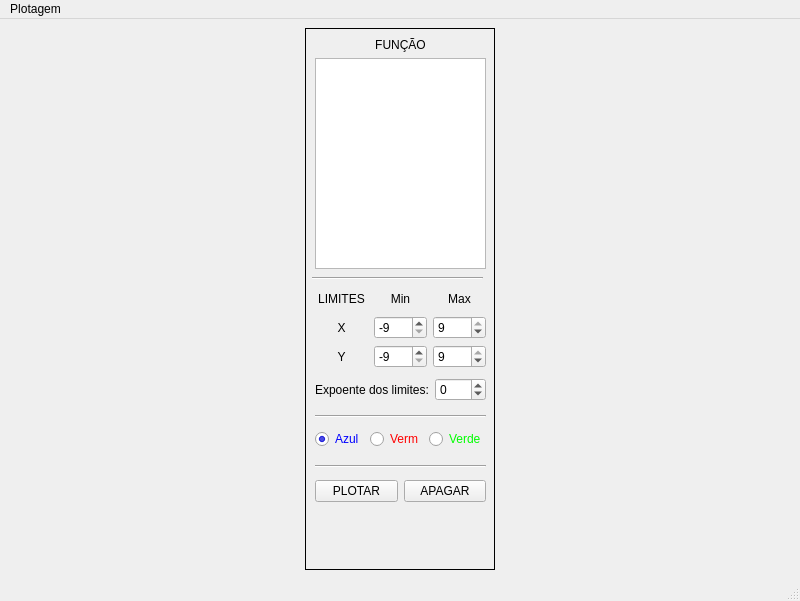
<?xml version="1.0" encoding="UTF-8"?>
<ui version="4.0">
 <class>MainPlotador</class>
 <widget class="QMainWindow" name="MainPlotador">
  <property name="geometry">
   <rect>
    <x>0</x>
    <y>0</y>
    <width>800</width>
    <height>601</height>
   </rect>
  </property>
  <property name="windowTitle">
   <string>Plotador de funções</string>
  </property>
  <widget class="QWidget" name="centralwidget">
   <layout class="QHBoxLayout" name="horizontalLayout">
    <item>
     <widget class="QFrame" name="frame">
      <property name="sizePolicy">
       <sizepolicy hsizetype="Fixed" vsizetype="MinimumExpanding">
        <horstretch>0</horstretch>
        <verstretch>0</verstretch>
       </sizepolicy>
      </property>
      <property name="minimumSize">
       <size>
        <width>190</width>
        <height>540</height>
       </size>
      </property>
      <property name="frameShape">
       <enum>QFrame::Shape::Box</enum>
      </property>
      <property name="frameShadow">
       <enum>QFrame::Shadow::Plain</enum>
      </property>
      <widget class="QWidget" name="verticalLayoutWidget">
       <property name="geometry">
        <rect>
         <x>10</x>
         <y>10</y>
         <width>171</width>
         <height>231</height>
        </rect>
       </property>
       <layout class="QVBoxLayout" name="layoutFuncao">
        <item>
         <widget class="QLabel" name="labelFuncao">
          <property name="text">
           <string>FUNÇÃO</string>
          </property>
          <property name="alignment">
           <set>Qt::AlignmentFlag::AlignCenter</set>
          </property>
         </widget>
        </item>
        <item>
         <widget class="QPlainTextEdit" name="textoFuncao">
          <property name="readOnly">
           <bool>true</bool>
          </property>
         </widget>
        </item>
       </layout>
      </widget>
      <widget class="Line" name="line1">
       <property name="geometry">
        <rect>
         <x>7</x>
         <y>240</y>
         <width>171</width>
         <height>20</height>
        </rect>
       </property>
       <property name="orientation">
        <enum>Qt::Orientation::Horizontal</enum>
       </property>
      </widget>
      <widget class="QWidget" name="gridLayoutWidget">
       <property name="geometry">
        <rect>
         <x>10</x>
         <y>260</y>
         <width>171</width>
         <height>80</height>
        </rect>
       </property>
       <layout class="QGridLayout" name="gridLimites">
        <item row="1" column="0">
         <widget class="QLabel" name="labelX">
          <property name="text">
           <string>X</string>
          </property>
          <property name="alignment">
           <set>Qt::AlignmentFlag::AlignCenter</set>
          </property>
         </widget>
        </item>
        <item row="0" column="1">
         <widget class="QLabel" name="labelMin">
          <property name="text">
           <string>Min</string>
          </property>
          <property name="alignment">
           <set>Qt::AlignmentFlag::AlignCenter</set>
          </property>
         </widget>
        </item>
        <item row="0" column="0">
         <widget class="QLabel" name="labelLimites">
          <property name="text">
           <string>LIMITES</string>
          </property>
          <property name="alignment">
           <set>Qt::AlignmentFlag::AlignCenter</set>
          </property>
         </widget>
        </item>
        <item row="0" column="2">
         <widget class="QLabel" name="labelMax">
          <property name="text">
           <string>Max</string>
          </property>
          <property name="alignment">
           <set>Qt::AlignmentFlag::AlignCenter</set>
          </property>
         </widget>
        </item>
        <item row="1" column="1">
         <widget class="QSpinBox" name="spinMinX">
          <property name="minimum">
           <number>-9</number>
          </property>
          <property name="maximum">
           <number>8</number>
          </property>
          <property name="value">
           <number>-9</number>
          </property>
         </widget>
        </item>
        <item row="1" column="2">
         <widget class="QSpinBox" name="spinMaxX">
          <property name="minimum">
           <number>-8</number>
          </property>
          <property name="maximum">
           <number>9</number>
          </property>
          <property name="value">
           <number>9</number>
          </property>
         </widget>
        </item>
        <item row="2" column="0">
         <widget class="QLabel" name="labelY">
          <property name="text">
           <string>Y</string>
          </property>
          <property name="alignment">
           <set>Qt::AlignmentFlag::AlignCenter</set>
          </property>
         </widget>
        </item>
        <item row="2" column="1">
         <widget class="QSpinBox" name="spinMinY">
          <property name="minimum">
           <number>-9</number>
          </property>
          <property name="maximum">
           <number>8</number>
          </property>
          <property name="value">
           <number>-9</number>
          </property>
         </widget>
        </item>
        <item row="2" column="2">
         <widget class="QSpinBox" name="spinMaxY">
          <property name="minimum">
           <number>-8</number>
          </property>
          <property name="maximum">
           <number>9</number>
          </property>
          <property name="value">
           <number>9</number>
          </property>
         </widget>
        </item>
       </layout>
      </widget>
      <widget class="Line" name="line2">
       <property name="geometry">
        <rect>
         <x>10</x>
         <y>380</y>
         <width>171</width>
         <height>16</height>
        </rect>
       </property>
       <property name="orientation">
        <enum>Qt::Orientation::Horizontal</enum>
       </property>
      </widget>
      <widget class="QWidget" name="gridLayoutWidget_2">
       <property name="geometry">
        <rect>
         <x>10</x>
         <y>400</y>
         <width>171</width>
         <height>22</height>
        </rect>
       </property>
       <layout class="QGridLayout" name="gridCores">
        <item row="0" column="0">
         <widget class="QRadioButton" name="radioAzul">
          <property name="styleSheet">
           <string notr="true">color:rgb(0, 0, 255)</string>
          </property>
          <property name="text">
           <string>Azul</string>
          </property>
          <property name="checked">
           <bool>true</bool>
          </property>
         </widget>
        </item>
        <item row="0" column="1">
         <widget class="QRadioButton" name="radioVermelho">
          <property name="styleSheet">
           <string notr="true">color:rgb(255, 0, 0)</string>
          </property>
          <property name="text">
           <string>Verm</string>
          </property>
         </widget>
        </item>
        <item row="0" column="2">
         <widget class="QRadioButton" name="radioVerde">
          <property name="styleSheet">
           <string notr="true">color:rgb(0, 255, 0)</string>
          </property>
          <property name="text">
           <string>Verde</string>
          </property>
         </widget>
        </item>
       </layout>
      </widget>
      <widget class="Line" name="line3">
       <property name="geometry">
        <rect>
         <x>10</x>
         <y>430</y>
         <width>171</width>
         <height>16</height>
        </rect>
       </property>
       <property name="orientation">
        <enum>Qt::Orientation::Horizontal</enum>
       </property>
      </widget>
      <widget class="QWidget" name="layoutWidget">
       <property name="geometry">
        <rect>
         <x>10</x>
         <y>350</y>
         <width>171</width>
         <height>24</height>
        </rect>
       </property>
       <layout class="QHBoxLayout" name="layoutExpoente">
        <item>
         <widget class="QLabel" name="labelExpoente">
          <property name="text">
           <string>Expoente dos limites:</string>
          </property>
         </widget>
        </item>
        <item>
         <widget class="QSpinBox" name="spinExpoente">
          <property name="minimum">
           <number>-9</number>
          </property>
          <property name="maximum">
           <number>9</number>
          </property>
         </widget>
        </item>
       </layout>
      </widget>
      <widget class="QWidget" name="layoutWidget">
       <property name="geometry">
        <rect>
         <x>10</x>
         <y>450</y>
         <width>171</width>
         <height>26</height>
        </rect>
       </property>
       <layout class="QHBoxLayout" name="layoutBotoes">
        <item>
         <widget class="QPushButton" name="pushPlotar">
          <property name="text">
           <string>PLOTAR</string>
          </property>
         </widget>
        </item>
        <item>
         <widget class="QPushButton" name="pushApagar">
          <property name="text">
           <string>APAGAR</string>
          </property>
         </widget>
        </item>
       </layout>
      </widget>
     </widget>
    </item>
   </layout>
  </widget>
  <widget class="QMenuBar" name="menubar">
   <property name="geometry">
    <rect>
     <x>0</x>
     <y>0</y>
     <width>800</width>
     <height>22</height>
    </rect>
   </property>
   <widget class="QMenu" name="menuPlotagem">
    <property name="title">
     <string>Plotagem</string>
    </property>
    <addaction name="actionFun_o"/>
    <addaction name="actionPlotar"/>
    <addaction name="actionApagar"/>
    <addaction name="separator"/>
    <addaction name="actionSair"/>
   </widget>
   <addaction name="menuPlotagem"/>
  </widget>
  <widget class="QStatusBar" name="statusbar"/>
  <action name="actionFun_o">
   <property name="text">
    <string>Função...</string>
   </property>
  </action>
  <action name="actionPlotar">
   <property name="text">
    <string>Plotar</string>
   </property>
  </action>
  <action name="actionApagar">
   <property name="text">
    <string>Apagar</string>
   </property>
  </action>
  <action name="actionSair">
   <property name="text">
    <string>Sair</string>
   </property>
  </action>
 </widget>
 <resources/>
 <connections/>
</ui>
